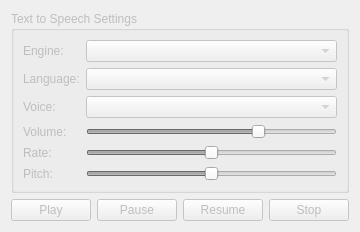
       <widget class="QWidget" name="tts_pane">
        <property name="enabled">
         <bool>false</bool>
        </property>
        <attribute name="title">
         <string>Text to Speech</string>
        </attribute>
        <layout class="QVBoxLayout" name="verticalLayout_8">
         <item>
          <widget class="QGroupBox" name="tts_settings_group">
           <property name="enabled">
            <bool>false</bool>
           </property>
           <property name="title">
            <string>Text to Speech Settings</string>
           </property>
           <layout class="QVBoxLayout" name="verticalLayout_9">
            <item>
             <layout class="QFormLayout" name="formLayout">
              <item row="1" column="1">
               <widget class="QComboBox" name="tts_locale"/>
              </item>
              <item row="1" column="0">
               <widget class="QLabel" name="label_16">
                <property name="text">
                 <string>Language:</string>
                </property>
               </widget>
              </item>
              <item row="2" column="0">
               <widget class="QLabel" name="label_17">
                <property name="text">
                 <string>Voice:</string>
                </property>
               </widget>
              </item>
              <item row="2" column="1">
               <widget class="QComboBox" name="tts_voice"/>
              </item>
              <item row="0" column="0">
               <widget class="QLabel" name="label_18">
                <property name="text">
                 <string>Engine:</string>
                </property>
               </widget>
              </item>
              <item row="0" column="1">
               <widget class="QComboBox" name="tts_engine"/>
              </item>
              <item row="3" column="0">
               <widget class="QLabel" name="label_19">
                <property name="text">
                 <string>Volume:</string>
                </property>
               </widget>
              </item>
              <item row="3" column="1">
               <widget class="QSlider" name="tts_volume">
                <property name="minimum">
                 <number>0</number>
                </property>
                <property name="maximum">
                 <number>10</number>
                </property>
                <property name="value">
                 <number>7</number>
                </property>
                <property name="sliderPosition">
                 <number>7</number>
                </property>
                <property name="orientation">
                 <enum>Qt::Orientation::Horizontal</enum>
                </property>
               </widget>
              </item>
              <item row="4" column="0">
               <widget class="QLabel" name="label_20">
                <property name="text">
                 <string>Rate:</string>
                </property>
               </widget>
              </item>
              <item row="4" column="1">
               <widget class="QSlider" name="tts_rate">
                <property name="minimum">
                 <number>-10</number>
                </property>
                <property name="maximum">
                 <number>10</number>
                </property>
                <property name="orientation">
                 <enum>Qt::Orientation::Horizontal</enum>
                </property>
               </widget>
              </item>
              <item row="5" column="0">
               <widget class="QLabel" name="label_22">
                <property name="text">
                 <string>Pitch:</string>
                </property>
               </widget>
              </item>
              <item row="5" column="1">
               <widget class="QSlider" name="tts_pitch">
                <property name="minimum">
                 <number>-10</number>
                </property>
                <property name="maximum">
                 <number>10</number>
                </property>
                <property name="orientation">
                 <enum>Qt::Orientation::Horizontal</enum>
                </property>
               </widget>
              </item>
             </layout>
            </item>
           </layout>
          </widget>
         </item>
         <item>
          <layout class="QHBoxLayout" name="horizontalLayout_19">
           <item>
            <widget class="QPushButton" name="tts_play">
             <property name="text">
              <string>Play</string>
             </property>
            </widget>
           </item>
           <item>
            <widget class="QPushButton" name="tts_pause">
             <property name="text">
              <string>Pause</string>
             </property>
            </widget>
           </item>
           <item>
            <widget class="QPushButton" name="tts_resume">
             <property name="text">
              <string>Resume</string>
             </property>
            </widget>
           </item>
           <item>
            <widget class="QPushButton" name="tts_stop">
             <property name="text">
              <string>Stop</string>
             </property>
            </widget>
           </item>
          </layout>
         </item>
        </layout>
       </widget>
